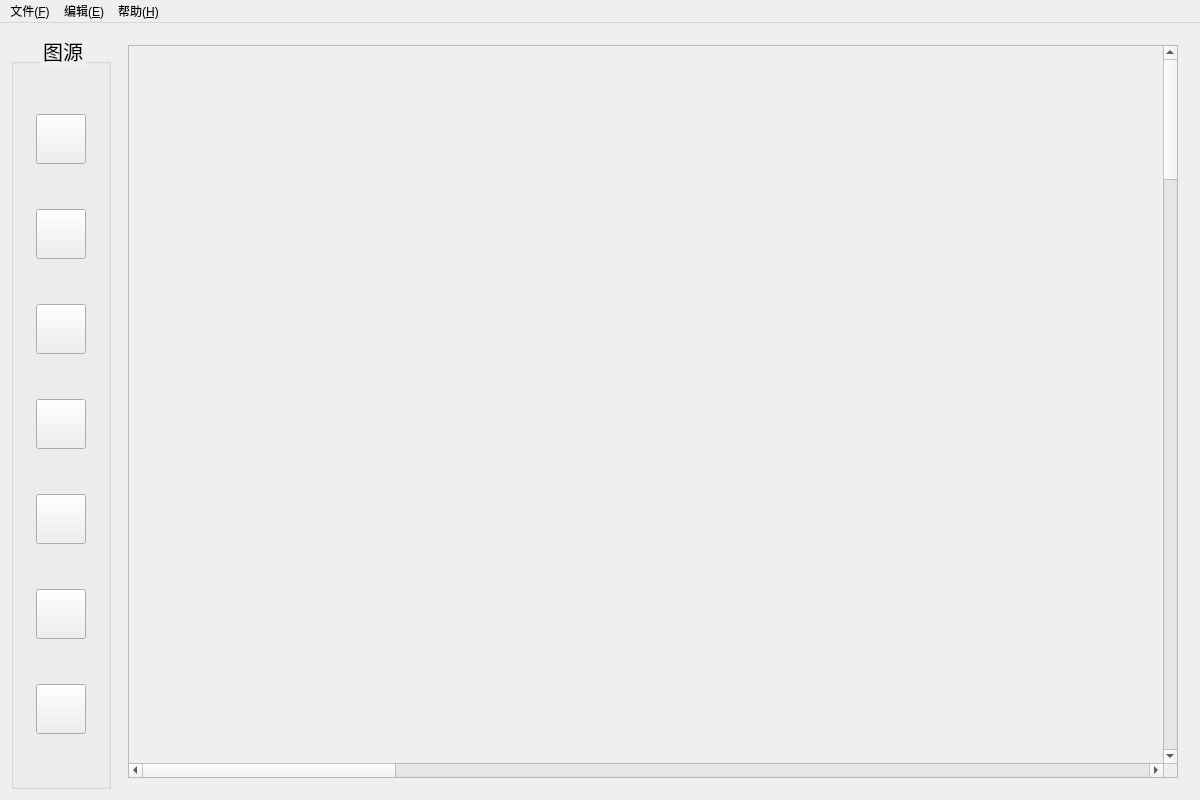
<?xml version="1.0" encoding="UTF-8"?>
<ui version="4.0">
 <class>MainWindow</class>
 <widget class="QMainWindow" name="MainWindow">
  <property name="geometry">
   <rect>
    <x>0</x>
    <y>0</y>
    <width>1200</width>
    <height>800</height>
   </rect>
  </property>
  <widget class="QWidget" name="centralWidget">
   <layout class="QHBoxLayout" name="horizontalLayout">
    <item alignment="Qt::AlignmentFlag::AlignHCenter">
     <widget class="QGroupBox" name="groupBox">
      <property name="minimumSize">
       <size>
        <width>100</width>
        <height>0</height>
       </size>
      </property>
      <property name="maximumSize">
       <size>
        <width>200</width>
        <height>16777215</height>
       </size>
      </property>
      <property name="styleSheet">
       <string notr="true">color : black;
font-size : 20px;</string>
      </property>
      <property name="title">
       <string>图源</string>
      </property>
      <property name="alignment">
       <set>Qt::AlignmentFlag::AlignCenter</set>
      </property>
      <layout class="QVBoxLayout" name="verticalLayout_3">
       <item alignment="Qt::AlignmentFlag::AlignHCenter">
        <widget class="QPushButton" name="startEndElementBtn">
         <property name="minimumSize">
          <size>
           <width>50</width>
           <height>50</height>
          </size>
         </property>
         <property name="maximumSize">
          <size>
           <width>50</width>
           <height>50</height>
          </size>
         </property>
         <property name="styleSheet">
          <string notr="true">background-image: url(:/assets/icon/icon-roundedrectangle.png);
background-repeat: no-repeat;
background-position: center;</string>
         </property>
         <property name="text">
          <string/>
         </property>
        </widget>
       </item>
       <item alignment="Qt::AlignmentFlag::AlignHCenter">
        <widget class="QPushButton" name="processElementBtn">
         <property name="minimumSize">
          <size>
           <width>50</width>
           <height>50</height>
          </size>
         </property>
         <property name="maximumSize">
          <size>
           <width>50</width>
           <height>50</height>
          </size>
         </property>
         <property name="styleSheet">
          <string notr="true">background-image: url(:/assets/icon/icon-rectangular.png);
background-repeat: no-repeat;
background-position: center;</string>
         </property>
         <property name="text">
          <string/>
         </property>
        </widget>
       </item>
       <item alignment="Qt::AlignmentFlag::AlignHCenter">
        <widget class="QPushButton" name="subprocessElementBtn">
         <property name="minimumSize">
          <size>
           <width>50</width>
           <height>50</height>
          </size>
         </property>
         <property name="maximumSize">
          <size>
           <width>50</width>
           <height>50</height>
          </size>
         </property>
         <property name="styleSheet">
          <string notr="true">background-image: url(:/assets/icon/icon-subprocesselement.png);
background-repeat: no-repeat;
background-position: center;</string>
         </property>
         <property name="text">
          <string/>
         </property>
        </widget>
       </item>
       <item alignment="Qt::AlignmentFlag::AlignHCenter">
        <widget class="QPushButton" name="dataElementBtn">
         <property name="minimumSize">
          <size>
           <width>50</width>
           <height>50</height>
          </size>
         </property>
         <property name="maximumSize">
          <size>
           <width>50</width>
           <height>50</height>
          </size>
         </property>
         <property name="styleSheet">
          <string notr="true">background-image: url(:/assets/icon/icon-parallelogram.png);
background-repeat: no-repeat;
background-position: center;</string>
         </property>
         <property name="text">
          <string/>
         </property>
        </widget>
       </item>
       <item alignment="Qt::AlignmentFlag::AlignHCenter">
        <widget class="QPushButton" name="decisionElementBtn">
         <property name="minimumSize">
          <size>
           <width>50</width>
           <height>50</height>
          </size>
         </property>
         <property name="maximumSize">
          <size>
           <width>50</width>
           <height>50</height>
          </size>
         </property>
         <property name="styleSheet">
          <string notr="true">background-image: url(:/assets/icon/icon-diamond.png);
background-repeat: no-repeat;
background-position: center;</string>
         </property>
         <property name="text">
          <string/>
         </property>
        </widget>
       </item>
       <item alignment="Qt::AlignmentFlag::AlignHCenter">
        <widget class="QPushButton" name="documentElementBtn">
         <property name="minimumSize">
          <size>
           <width>50</width>
           <height>50</height>
          </size>
         </property>
         <property name="maximumSize">
          <size>
           <width>50</width>
           <height>50</height>
          </size>
         </property>
         <property name="styleSheet">
          <string notr="true">background-image: url(:/assets/icon/icon-documentelement.png);
background-repeat: no-repeat;
background-position: center;</string>
         </property>
         <property name="text">
          <string/>
         </property>
        </widget>
       </item>
       <item alignment="Qt::AlignmentFlag::AlignHCenter">
        <widget class="QPushButton" name="connectorElementBtn">
         <property name="minimumSize">
          <size>
           <width>50</width>
           <height>50</height>
          </size>
         </property>
         <property name="maximumSize">
          <size>
           <width>50</width>
           <height>50</height>
          </size>
         </property>
         <property name="styleSheet">
          <string notr="true">background-image: url(:/assets/icon/icon-circle.png);
background-repeat: no-repeat;
background-position: center;</string>
         </property>
         <property name="text">
          <string/>
         </property>
        </widget>
       </item>
      </layout>
     </widget>
    </item>
    <item>
     <widget class="QWidget" name="widget_2" native="true">
      <layout class="QVBoxLayout" name="verticalLayout_2">
       <item>
        <widget class="QScrollArea" name="scrollArea_Painter">
         <property name="widgetResizable">
          <bool>true</bool>
         </property>
         <widget class="QWidget" name="scrollAreaWidgetContents_main">
          <property name="geometry">
           <rect>
            <x>0</x>
            <y>0</y>
            <width>10252</width>
            <height>10252</height>
           </rect>
          </property>
          <layout class="QGridLayout" name="gridLayout_2">
           <item row="0" column="0">
            <widget class="Canvas" name="canvas" native="true">
             <property name="minimumSize">
              <size>
               <width>10240</width>
               <height>10240</height>
              </size>
             </property>
            </widget>
           </item>
          </layout>
         </widget>
        </widget>
       </item>
      </layout>
     </widget>
    </item>
   </layout>
  </widget>
  <widget class="QMenuBar" name="menuBar">
   <property name="geometry">
    <rect>
     <x>0</x>
     <y>0</y>
     <width>1200</width>
     <height>18</height>
    </rect>
   </property>
   <widget class="QMenu" name="menu">
    <property name="title">
     <string>文件(&amp;F)</string>
    </property>
    <addaction name="actionNewFile"/>
    <addaction name="actionOpenFile"/>
    <addaction name="actionSaveFile"/>
    <addaction name="actionSaveAsSVG"/>
    <addaction name="actionSetBack"/>
   </widget>
   <widget class="QMenu" name="menu_E">
    <property name="title">
     <string>编辑(&amp;E)</string>
    </property>
    <addaction name="actionUndo"/>
    <addaction name="actionRedo"/>
    <addaction name="separator"/>
    <addaction name="separator"/>
    <addaction name="actionCopy"/>
    <addaction name="actionCut"/>
    <addaction name="actionPaste"/>
    <addaction name="separator"/>
    <addaction name="actionSearch"/>
    <addaction name="actionReplace"/>
    <addaction name="separator"/>
    <addaction name="actionFillColor"/>
    <addaction name="actionLineColor"/>
   </widget>
   <widget class="QMenu" name="menu_H">
    <property name="title">
     <string>帮助(&amp;H)</string>
    </property>
    <addaction name="actionAboutus"/>
    <addaction name="actionReadMe"/>
    <addaction name="actionkaiyuanxieyi"/>
   </widget>
   <addaction name="menu"/>
   <addaction name="menu_E"/>
   <addaction name="menu_H"/>
  </widget>
  <action name="actionNewFile">
   <property name="text">
    <string>新建项目</string>
   </property>
   <property name="shortcut">
    <string>Ctrl+N</string>
   </property>
  </action>
  <action name="actionOpenFile">
   <property name="text">
    <string>打开项目</string>
   </property>
   <property name="shortcut">
    <string>Ctrl+O</string>
   </property>
  </action>
  <action name="actionSaveFile">
   <property name="text">
    <string>保存项目</string>
   </property>
   <property name="shortcut">
    <string>Ctrl+S</string>
   </property>
  </action>
  <action name="actionUndo">
   <property name="text">
    <string>撤销</string>
   </property>
   <property name="shortcut">
    <string>Ctrl+Z</string>
   </property>
  </action>
  <action name="actionRedo">
   <property name="text">
    <string>恢复</string>
   </property>
   <property name="shortcut">
    <string>Ctrl+Y</string>
   </property>
  </action>
  <action name="actionCopy">
   <property name="text">
    <string>复制</string>
   </property>
   <property name="shortcut">
    <string>Ctrl+C</string>
   </property>
  </action>
  <action name="actionCut">
   <property name="text">
    <string>剪切</string>
   </property>
   <property name="shortcut">
    <string>Ctrl+X</string>
   </property>
  </action>
  <action name="actionPaste">
   <property name="text">
    <string>粘贴</string>
   </property>
   <property name="shortcut">
    <string>Ctrl+V</string>
   </property>
  </action>
  <action name="actionSearch">
   <property name="text">
    <string>查找</string>
   </property>
   <property name="shortcut">
    <string>Ctrl+F</string>
   </property>
  </action>
  <action name="actionReplace">
   <property name="text">
    <string>替换</string>
   </property>
   <property name="shortcut">
    <string>Ctrl+H</string>
   </property>
  </action>
  <action name="actionAboutus">
   <property name="text">
    <string>关于我们</string>
   </property>
  </action>
  <action name="actionReadMe">
   <property name="text">
    <string>项目说明</string>
   </property>
   <property name="toolTip">
    <string>项目说明</string>
   </property>
  </action>
  <action name="actionkaiyuanxieyi">
   <property name="text">
    <string>开源协议</string>
   </property>
  </action>
  <action name="actionSaveAsSVG">
   <property name="text">
    <string>导出为SVG</string>
   </property>
  </action>
  <action name="actionSetBack">
   <property name="text">
    <string>导入背景图片</string>
   </property>
  </action>
  <action name="actionFillColor">
   <property name="text">
    <string>设置填充颜色</string>
   </property>
  </action>
  <action name="actionLineColor">
   <property name="text">
    <string>设置线条颜色</string>
   </property>
  </action>
 </widget>
 <layoutdefault spacing="6" margin="11"/>
 <customwidgets>
  <customwidget>
   <class>Canvas</class>
   <extends>QWidget</extends>
   <header>view/canvas.h</header>
   <container>1</container>
  </customwidget>
 </customwidgets>
 <resources/>
 <connections/>
</ui>
